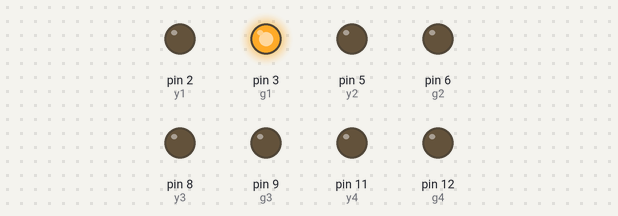
Bench run of a sketch on a simulated Arduino Uno, built with avr-gcc and run on an emulated ATmega328P. Parts: output pins drawn as LEDs (lit = HIGH). Pins used as bus, display or sensor lines are not drawn.

Above: at 0.1 s.
At 5.1 s:
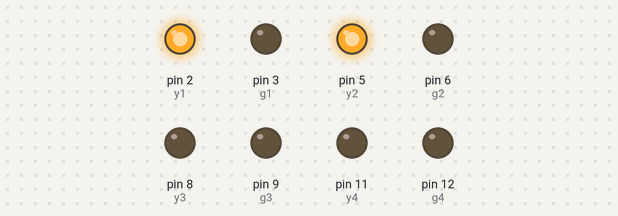
At 12.1 s:
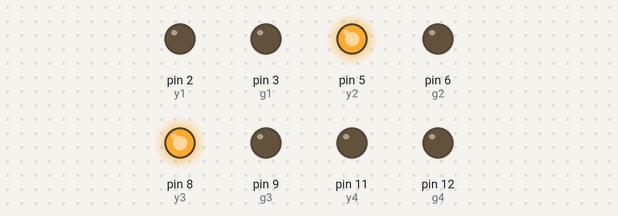
At 19.1 s:
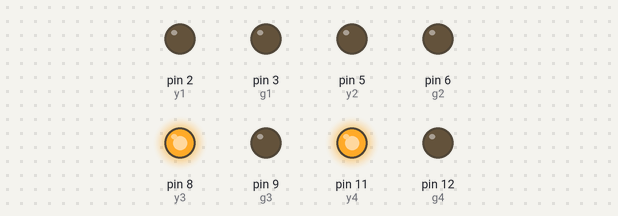
At 26.1 s:
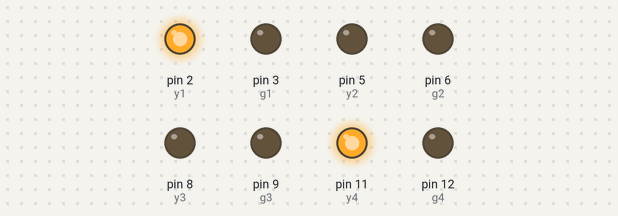
At 35.1 s:
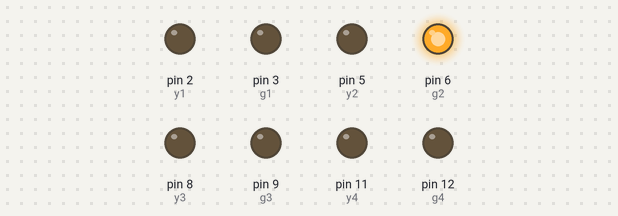
Timing chart, 0 to 36.6 s (numbered marks = the images above):
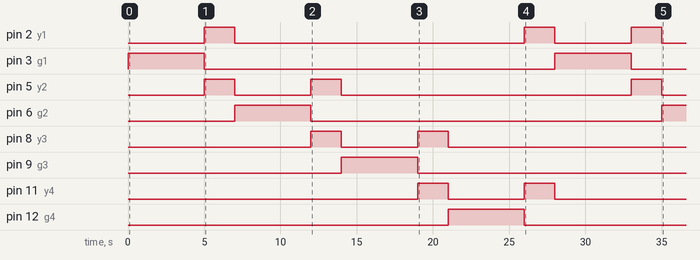

The sketch:

Trafic_copy_20231012094852.ino
```cpp
// Way -1
int r1 = 1;
int y1 = 2;
int g1 = 3;

// Way -2
int r2 = 4;
int y2 = 5;
int g2 = 6;

// Way -3
int r3 = 7;
int y3 = 8;
int g3 = 9;

// Way -4
int r4 = 10;
int y4 = 11;
int g4 = 12;
//Eng; ALI MEKAAL
void setup() {
pinMode (r1, OUTPUT);
pinMode (y1, OUTPUT);
pinMode (g1, OUTPUT);

pinMode (r2, OUTPUT);
pinMode (y2, OUTPUT);
pinMode (g2, OUTPUT);

pinMode (r3, OUTPUT);
pinMode (y3, OUTPUT);
pinMode (g3, OUTPUT);

pinMode (r4, OUTPUT);
pinMode (y4, OUTPUT);
pinMode (g4, OUTPUT);

//ALI KARKUKI

}

void loop() {

digitalWrite(g1, HIGH);
digitalWrite(r2, HIGH);
digitalWrite(r3, HIGH);
digitalWrite(r4, HIGH);
delay(5000);

digitalWrite(g1, LOW);
digitalWrite(r2, LOW);

digitalWrite(y1, HIGH);
digitalWrite(y2, HIGH);
delay(2000);

digitalWrite(y1, LOW);
digitalWrite(y2, LOW);

digitalWrite(r1, HIGH);
digitalWrite(g2, HIGH);
delay(5000);

digitalWrite(g2, LOW);
digitalWrite(r3, LOW);

digitalWrite(y2, HIGH);
digitalWrite(y3, HIGH);
delay(2000);

digitalWrite(y2, LOW);
digitalWrite(y3, LOW);

digitalWrite(r2, HIGH);
digitalWrite(g3, HIGH);
digitalWrite(r4, HIGH);
delay(5000);

digitalWrite(g3, LOW);
digitalWrite(r4, LOW);


digitalWrite(y3, HIGH);
digitalWrite(y4, HIGH);
delay(2000);

digitalWrite(y3, LOW);
digitalWrite(y4, LOW);

digitalWrite(r3, HIGH);
digitalWrite(g4, HIGH);
delay(5000);

digitalWrite(r3, LOW);
digitalWrite(g4, LOW);
digitalWrite(r1, LOW);
digitalWrite(y1, HIGH);
digitalWrite(y4, HIGH);
delay(2000);

digitalWrite(y1, LOW);
digitalWrite(y4, LOW);


}
```

Measured:
- by itself, pin 2 (y1): goes HIGH 2.0 s, LOW 19.0 s, HIGH 2.0 s, LOW 5.0 s, HIGH 2.0 s, then LOW
- by itself, pin 3 (g1): alternates HIGH for 5.0 s and LOW for 23.0 s
- by itself, pin 5 (y2): goes HIGH 2.0 s, LOW 5.0 s, HIGH 2.0 s, LOW 19.0 s, HIGH 2.0 s, then LOW
- by itself, pin 6 (g2): LOW → HIGH at 7.0 s, → LOW 5.0 s later, → HIGH 23.0 s later
- by itself, pin 8 (y3): LOW → HIGH at 12.0 s, → LOW 2.0 s later, → HIGH 5.0 s later, → LOW 2.0 s later, … (4 changes in this stretch)
- by itself, pin 9 (g3): LOW → HIGH at 14.0 s, → LOW 5.0 s later
- by itself, pin 11 (y4): LOW → HIGH at 19.0 s, → LOW 2.0 s later, → HIGH 5.0 s later, → LOW 2.0 s later, … (4 changes in this stretch)
- by itself, pin 12 (g4): LOW → HIGH at 21.0 s, → LOW 5.0 s later
